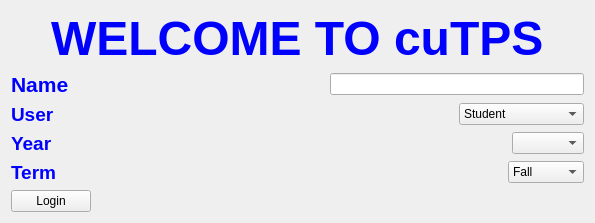
      <widget class="QWidget" name="page">
       <layout class="QGridLayout" name="gridLayout_2">
        <item row="1" column="0" colspan="2">
         <layout class="QVBoxLayout" name="verticalLayout_3">
          <item>
           <layout class="QHBoxLayout" name="horizontalLayout_6">
            <item>
             <widget class="QLabel" name="NameLabel_2">
              <property name="text">
               <string>&lt;html&gt;&lt;head/&gt;&lt;body&gt;&lt;p&gt;&lt;span style=&quot; font-size:16pt; font-weight:600; color:#0000ff;&quot;&gt;Name&lt;/span&gt;&lt;/p&gt;&lt;/body&gt;&lt;/html&gt;</string>
              </property>
             </widget>
            </item>
            <item>
             <spacer name="horizontalSpacer_4">
              <property name="orientation">
               <enum>Qt::Horizontal</enum>
              </property>
              <property name="sizeHint" stdset="0">
               <size>
                <width>40</width>
                <height>20</height>
               </size>
              </property>
             </spacer>
            </item>
            <item>
             <widget class="QLineEdit" name="lineEdit_2"/>
            </item>
           </layout>
          </item>
          <item>
           <layout class="QHBoxLayout" name="horizontalLayout_7">
            <item>
             <widget class="QLabel" name="userLabel">
              <property name="text">
               <string>&lt;html&gt;&lt;head/&gt;&lt;body&gt;&lt;p&gt;&lt;span style=&quot; font-size:14pt; font-weight:600; color:#0000ff;&quot;&gt;User&lt;/span&gt;&lt;/p&gt;&lt;/body&gt;&lt;/html&gt;</string>
              </property>
             </widget>
            </item>
            <item>
             <spacer name="horizontalSpacer_5">
              <property name="orientation">
               <enum>Qt::Horizontal</enum>
              </property>
              <property name="sizeHint" stdset="0">
               <size>
                <width>40</width>
                <height>20</height>
               </size>
              </property>
             </spacer>
            </item>
            <item>
             <widget class="QComboBox" name="UsersBox_2">
              <item>
               <property name="text">
                <string>Student</string>
               </property>
              </item>
              <item>
               <property name="text">
                <string>Content Manager</string>
               </property>
              </item>
             </widget>
            </item>
           </layout>
          </item>
          <item>
           <layout class="QVBoxLayout" name="verticalLayout_4">
            <item>
             <layout class="QHBoxLayout" name="horizontalLayout_8">
              <item>
               <widget class="QLabel" name="YearLabel_2">
                <property name="text">
                 <string>&lt;html&gt;&lt;head/&gt;&lt;body&gt;&lt;p&gt;&lt;span style=&quot; font-size:14pt; font-weight:600; color:#0000ff;&quot;&gt;Year&lt;/span&gt;&lt;/p&gt;&lt;/body&gt;&lt;/html&gt;</string>
                </property>
               </widget>
              </item>
              <item>
               <spacer name="horizontalSpacer_6">
                <property name="orientation">
                 <enum>Qt::Horizontal</enum>
                </property>
                <property name="sizeHint" stdset="0">
                 <size>
                  <width>40</width>
                  <height>20</height>
                 </size>
                </property>
               </spacer>
              </item>
              <item>
               <widget class="QComboBox" name="YearBox_2"/>
              </item>
             </layout>
            </item>
            <item>
             <layout class="QHBoxLayout" name="horizontalLayout_9">
              <item>
               <widget class="QLabel" name="TermLabel_2">
                <property name="text">
                 <string>&lt;html&gt;&lt;head/&gt;&lt;body&gt;&lt;p&gt;&lt;span style=&quot; font-size:14pt; font-weight:600; color:#0000ff;&quot;&gt;Term&lt;/span&gt;&lt;/p&gt;&lt;/body&gt;&lt;/html&gt;</string>
                </property>
               </widget>
              </item>
              <item>
               <spacer name="horizontalSpacer_7">
                <property name="orientation">
                 <enum>Qt::Horizontal</enum>
                </property>
                <property name="sizeHint" stdset="0">
                 <size>
                  <width>40</width>
                  <height>20</height>
                 </size>
                </property>
               </spacer>
              </item>
              <item>
               <widget class="QComboBox" name="TermBox_2">
                <item>
                 <property name="text">
                  <string>Fall</string>
                 </property>
                </item>
                <item>
                 <property name="text">
                  <string>Winter</string>
                 </property>
                </item>
                <item>
                 <property name="text">
                  <string>Summer</string>
                 </property>
                </item>
               </widget>
              </item>
             </layout>
            </item>
           </layout>
          </item>
         </layout>
        </item>
        <item row="2" column="0">
         <layout class="QHBoxLayout" name="horizontalLayout_15">
          <item>
           <widget class="QPushButton" name="LoginButton_2">
            <property name="text">
             <string>Login</string>
            </property>
           </widget>
          </item>
          <item>
           <layout class="QHBoxLayout" name="horizontalLayout_17">
            <item>
             <spacer name="horizontalSpacer">
              <property name="orientation">
               <enum>Qt::Horizontal</enum>
              </property>
              <property name="sizeHint" stdset="0">
               <size>
                <width>40</width>
                <height>20</height>
               </size>
              </property>
             </spacer>
            </item>
           </layout>
          </item>
          <item>
           <layout class="QHBoxLayout" name="horizontalLayout_16"/>
          </item>
         </layout>
        </item>
        <item row="0" column="0" colspan="2">
         <layout class="QHBoxLayout" name="horizontalLayout_18">
          <item>
           <layout class="QHBoxLayout" name="horizontalLayout_19">
            <item>
             <spacer name="horizontalSpacer_2">
              <property name="orientation">
               <enum>Qt::Horizontal</enum>
              </property>
              <property name="sizeHint" stdset="0">
               <size>
                <width>40</width>
                <height>20</height>
               </size>
              </property>
             </spacer>
            </item>
           </layout>
          </item>
          <item>
           <widget class="QLabel" name="TitleLabel">
            <property name="whatsThis">
             <string>&lt;!DOCTYPE HTML PUBLIC &quot;-//W3C//DTD HTML 4.0//EN&quot; &quot;http://www.w3.org/TR/REC-html40/strict.dtd&quot;&gt;
&lt;html&gt;&lt;head&gt;&lt;meta name=&quot;qrichtext&quot; content=&quot;1&quot; /&gt;&lt;style type=&quot;text/css&quot;&gt;
p, li { white-space: pre-wrap; }
&lt;/style&gt;&lt;/head&gt;&lt;body style=&quot; font-family:'Ubuntu'; font-size:10pt; font-weight:400; font-style:normal;&quot;&gt;
&lt;p style=&quot; margin-top:0px; margin-bottom:0px; margin-left:0px; margin-right:0px; -qt-block-indent:0; text-indent:0px;&quot;&gt;&lt;span style=&quot; font-size:14pt; font-style:italic; color:#0000ff;&quot;&gt;WElCOME TO cuTPS&lt;/span&gt;&lt;/p&gt;&lt;/body&gt;&lt;/html&gt;</string>
            </property>
            <property name="text">
             <string>&lt;html&gt;&lt;head/&gt;&lt;body&gt;&lt;p&gt;&lt;span style=&quot; font-size:36pt; font-weight:600; color:#0000ff;&quot;&gt;WELCOME TO cuTPS&lt;/span&gt;&lt;/p&gt;&lt;/body&gt;&lt;/html&gt;</string>
            </property>
           </widget>
          </item>
          <item>
           <spacer name="horizontalSpacer_3">
            <property name="orientation">
             <enum>Qt::Horizontal</enum>
            </property>
            <property name="sizeHint" stdset="0">
             <size>
              <width>40</width>
              <height>20</height>
             </size>
            </property>
           </spacer>
          </item>
          <item>
           <layout class="QHBoxLayout" name="horizontalLayout_20"/>
          </item>
         </layout>
        </item>
       </layout>
      </widget>
